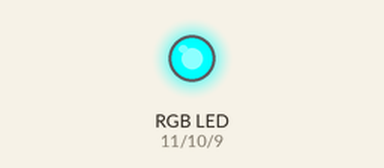
Recording of a sketch running on a simulated Arduino Uno, built with avr-gcc and run on an emulated ATmega328P. Shown: an RGB LED mixed from three pins (HIGH = lit).

Above: at 0.2 s.
At 1.2 s:
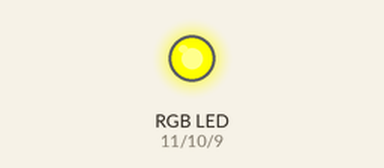
At 1.7 s:
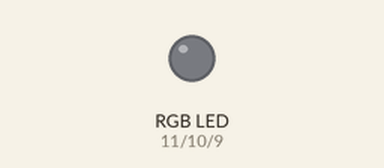
At 3.2 s:
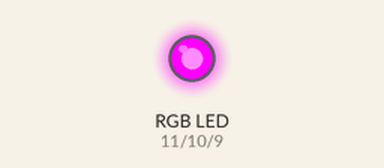
At 4.7 s:
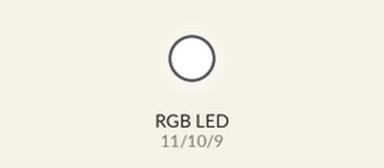
Timing chart, 0 to 5.8 s (numbered marks = the images above):
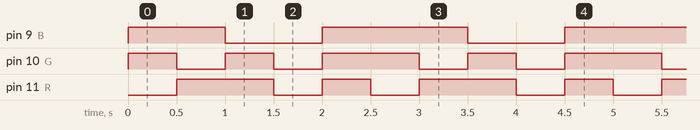

The sketch:

LED_RGB.ino
```cpp
int R = 11;
int G = 10;
int B = 9;

void setup() {
  pinMode(R, OUTPUT);
  pinMode(G, OUTPUT);
  pinMode(B, OUTPUT);

  Serial.begin(9600);
}

//Función para mostrar el color por el LED RGB
void Color(int Red, int Green, int Blue) {
  analogWrite(R, 255 - Red);
  analogWrite(G, 255 - Green);
  analogWrite(B, 255 - Blue);
}

void loop() {
  Color(255, 0, 0) ;
  delay(500);
  Color(0, 255, 0) ;
  delay(500);
  Color(0, 0, 255) ;
  delay(500);
  Color(255, 255, 255);
  delay(500);
  Color(0, 0, 0);
  delay(500);
}
```

Measured:
- by itself, pin 9 (B): repeats every 2.5 s: LOW 1.0 s, HIGH 1.5 s
- by itself, pin 10 (G), pin 11 (R): repeats every 2.5 s: LOW 0.50 s, HIGH 0.50 s, LOW 0.50 s, HIGH 1.0 s
- by itself, everything shown: repeats every 2.5 s, in 5 steps
